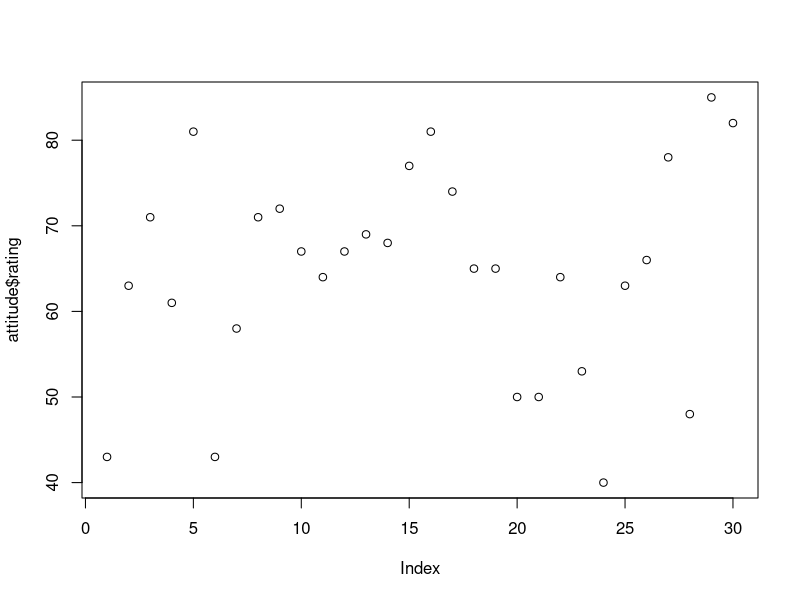
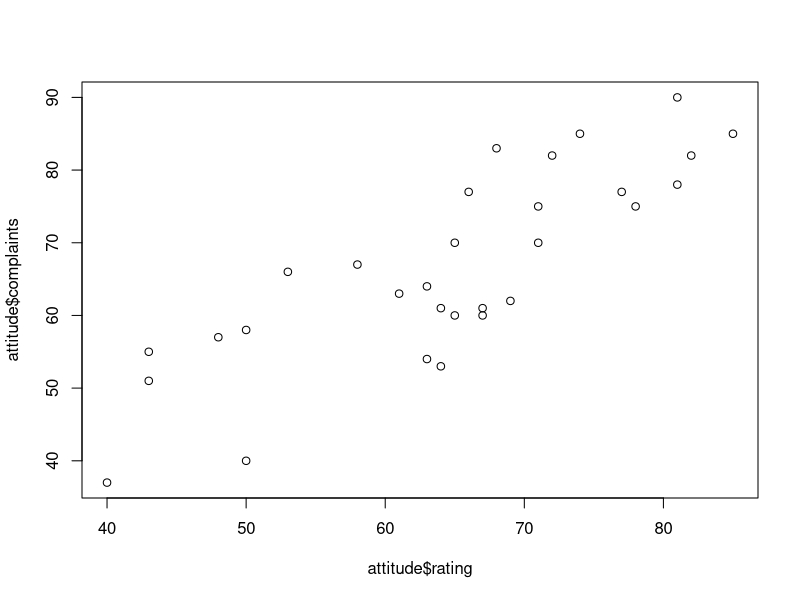
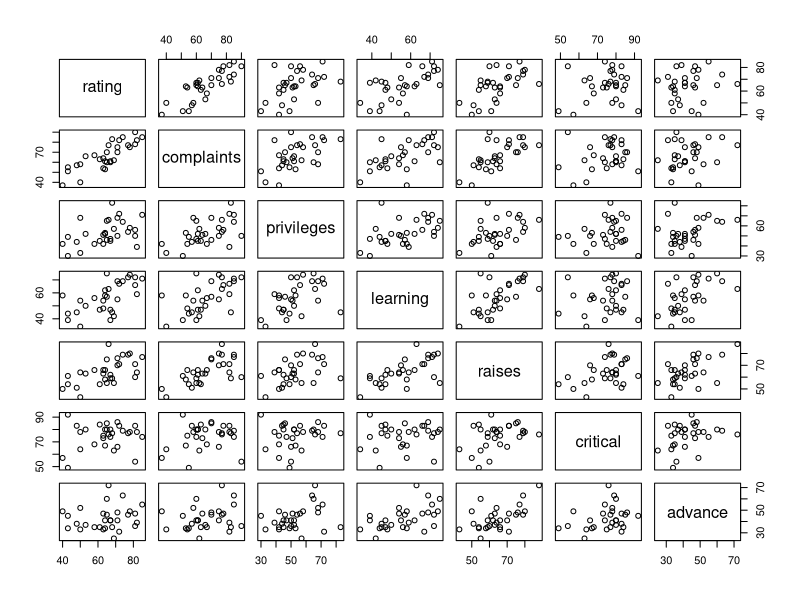
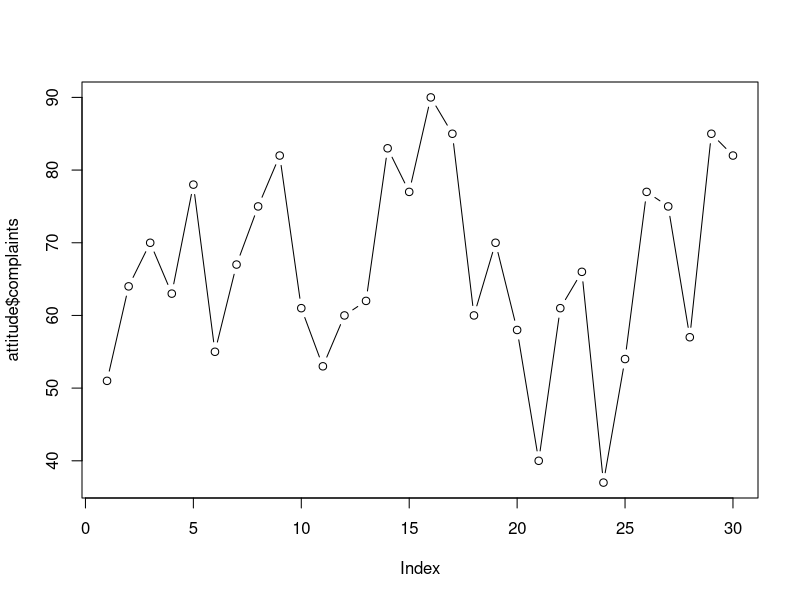
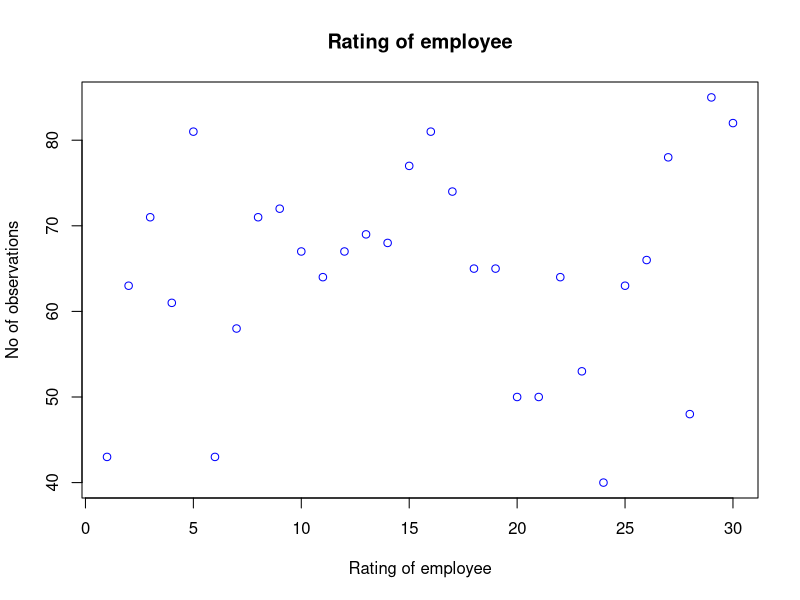
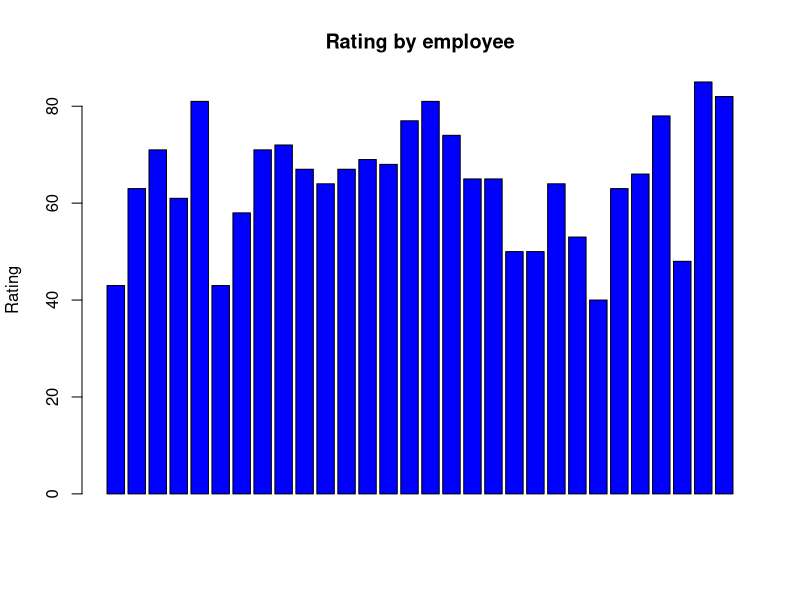
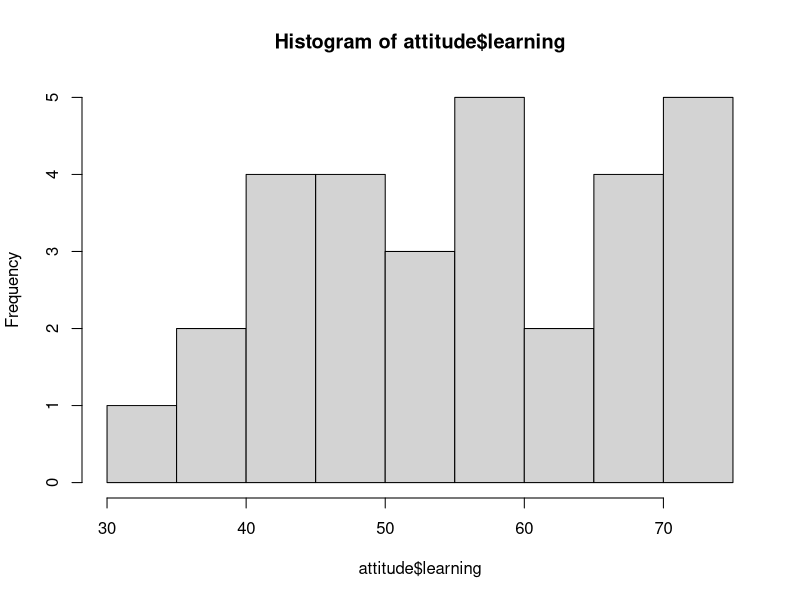
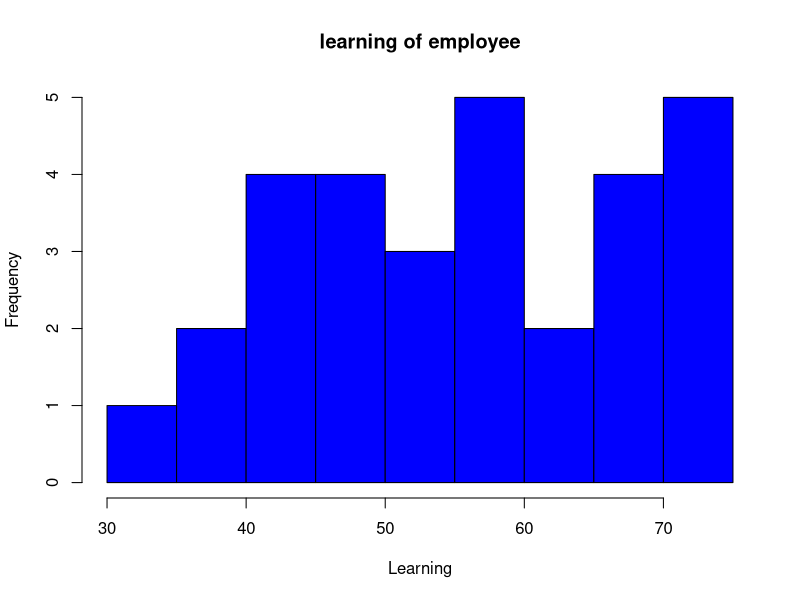

R code for these plots, in order:
x <- 15
y<-20
z <-30

x <- c(2,0,0,4)
x[1]
x[-1]
x[1]<-3; x
x[-1] = 5;x
y<9
y[4] =1
y<9
df<-data.frame(x=1:3,y=c("a","b","c"))
df[1,1]
df[c(1,1),c(1,2)]
Df_new<-data.frame(height=c(150,160),weight=c(65,72))

#attitude = read.csv('path/attitude.csv',header= TRUE, sep=",")

attitude<-datasets::attitude
#top 10 rows and last 10 rows
head(attitude,10)
tail(attitude,10)

#columns
attitude[,c(1,2)]

df<-attitude[,-7]

attitude$rating

summary(attitude$learning)

summary(attitude)
##############################

plot(attitude$rating)
plot(attitude$rating,attitude$complaints,type="p")
plot(attitude)
####points and lines
plot(attitude$complaints, type = "b") #p=points,l=line,b=both
plot(attitude$rating, xlab = 'Rating of employee', ylab = 'No of observations',main = 'Rating of employee',col = 'blue')
#horizontal bar plot  
barplot(attitude$rating,main = 'Rating by employee',ylab = 'Rating',col ='blue',horiz = F,axes = T) 
#histogram
hist(attitude$learning)
hist(attitude$learning,main = 'learning of employee',xlab = 'Learning', col = 'blue')
#single box plot
boxplot(attitude$raises,main = 'Boxplot')
boxplot.stats(attitude$advance)$out
#multiple box plot,
boxplot(attitude[1:4],main="multiple")
#margin of the grid(mar)
#no of rows and columns(mfrow),(mfcol)
#whether a border is to be included(bty)
#and position of the
#labels(las: 1 for horizontal, las:0 for vertical)
#bty-box and around the plot boundry o for yes,n for no
par(mfrow=c(3,3),mar=c(2,5,2,1), las=0, bty=("o"))

plot(attitude$raises)
plot(attitude$raises,attitude$learning)
plot(attitude$rating,type='l')
plot(attitude$learning,type='l')
plot(attitude$critical,type='l')
barplot(attitude$raises, main = 'appraisal in company',xlab = 'raises',col = 'green',horiz = TRUE)
hist(attitude$advance)
boxplot(attitude$advance)
boxplot(attitude[,0:4],main='multiple')
